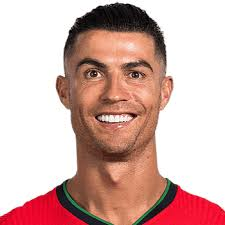
#> input picture model/test_images/cr7.jpg, 225 x 225 px
$ jupyter execute --allow-errors football_player_classifier_model.ipynb   (shell and % lines are left out)
#> lines starting #> are read from the running program, lines starting #| are printed output that depends on the picture
[cell 1]
import cv2
import matplotlib.pyplot as plt
import pandas as pd

[cell 2]
img=cv2.imread('./test_images/cr7.jpg')
#> img is the input picture: shape (225, 225, 3); mean B, G, R 171.8, 177.8, 212.6
img.shape
#> Out = (225, 225, 3)

[cell 3]
plt.imshow(img)

[cell 4]
gray=cv2.cvtColor(img, cv2.COLOR_BGR2GRAY)
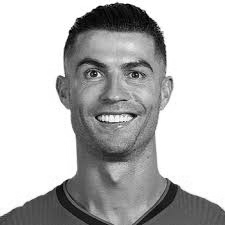
#> gray: shape (225, 225); min 0, max 255, mean 187.5
gray.shape
#> Out = (225, 225)

[cell 5]
gray

[cell 6]
plt.imshow(gray,cmap='gray')

[cell 7]
face_cascade=cv2.CascadeClassifier('./opencv/haarcascades/haarcascade_frontalface_default.xml')
eye_cascade=cv2.CascadeClassifier('./opencv/haarcascades/haarcascade_eye.xml')

faces=face_cascade.detectMultiScale(gray,1.3,5)
#> faces = [[61, 29, 111, 111]]
faces
#> Out = [[61, 29, 111, 111]]

[cell 8]
(x,y,w,h)=faces[0]
#> x = 61; y = 29; w = 111; h = 111
x,y,w,h
#> Out = (61, 29, 111, 111)

[cell 9]
face_img=cv2.rectangle(img,(x,y),(x+w,y+h),(255,0,0),2)
plt.imshow(face_img)

[cell 10]
cv2.destroyAllWindows()
for (x,y,w,h) in faces:
    face_img=cv2.rectangle(img,(x,y),(x+w,y+h),(255,0,0),2)
    roi_gray=gray[y:y+h,x:x+w]
    roi_color=face_img[y:y+h,x:x+w]
    eyes=eye_cascade.detectMultiScale(roi_gray)
    for (ex,ey,ew,eh) in eyes:
        cv2.rectangle(roi_color,(ex,ey),(ex+ew,ey+eh),(0,255,0),2)
#> this loop made 1 pass
#> (x, y, w, h, eyes) on pass 1: (61, 29, 111, 111, [[16, 29, 30, 30], [58, 31, 29, 29]])
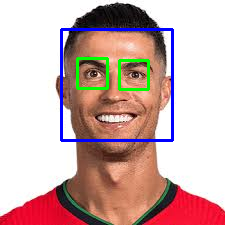
#> img: shape (225, 225, 3); mean B, G, R 172.7, 175, 204.9
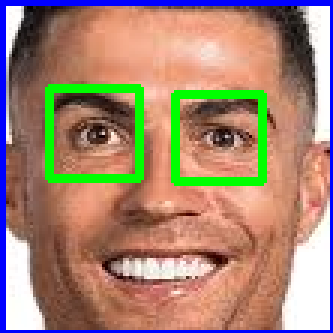
#> roi_color: shape (111, 111, 3) (shown 3 times larger); mean B, G, R 115.3, 133.9, 164.3

plt.figure()
plt.imshow(face_img,cmap='gray')
plt.show()

[cell 11]
plt.imshow(roi_color)

[cell 12]
def get_cropped_image_if_2_eyes(image_path):
#> called with image_path = './test_images/cr7.jpg'
    img=cv2.imread(image_path)
    if img is None:
        return None
    gray=cv2.cvtColor(img,cv2.COLOR_BGR2GRAY)
    faces=face_cascade.detectMultiScale(gray,1.3,5) #image,scaleFactor,minNeighbours
#> faces = [[61, 29, 111, 111]]
    for (x,y,w,h) in faces:
        roi_gray=gray[y:y+h,x:x+w]
        roi_color=img[y:y+h,x:x+w]
        eyes=eye_cascade.detectMultiScale(roi_gray)
        if len(eyes) >= 2:
            return roi_color
#> this loop made 1 pass
#> pass 1, in get_cropped_image_if_2_eyes, `roi_color=img[y:y+h,x:x+w]`:
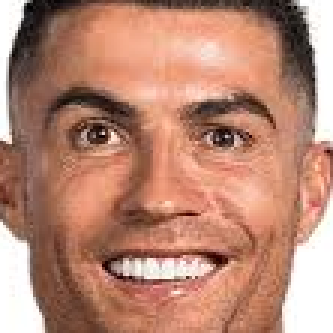
#> roi_color: shape (111, 111, 3) (shown 3 times larger); mean B, G, R 116, 135.5, 184.8
    return None

[cell 13]
org_img=cv2.imread('./test_images/cr7.jpg')
plt.imshow(org_img)

[cell 14]
cropped_img=get_cropped_image_if_2_eyes('./test_images/cr7.jpg')
plt.imshow(cropped_img)

[cell 15]
cropped_img2=get_cropped_image_if_2_eyes('./test_images/kaka.jpg')
#> call 2 of get_cropped_image_if_2_eyes, with image_path = './test_images/kaka.jpg'
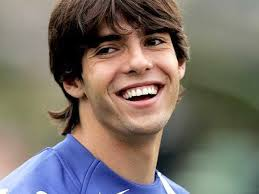
#> input picture model/test_images/kaka.jpg, 259 x 194 px
#> in get_cropped_image_if_2_eyes, img is the input picture: shape (194, 259, 3); mean B, G, R 105.2, 113.4, 122
#> in get_cropped_image_if_2_eyes (call 2), `gray=cv2.cvtColor(img,cv2.COLOR_BGR2GRAY)`:
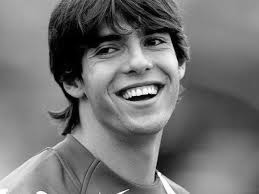
#> gray: shape (194, 259); min 0, max 255, mean 115
#> in get_cropped_image_if_2_eyes (call 2), `faces=face_cascade.detectMultiScale(gray,1.3,5)`: faces = ()
cropped_img2

[cell 16]
path_to_data="./dataset/"
path_to_cr_data = "./dataset/cropped/"

[cell 17]
import os
img_dirs=[]
for entry in os.scandir(path_to_data):
    if entry.is_dir():
        img_dirs.append(entry.path)
#> pass 2 of the loop `for entry in os.scandir(path_to_data):`:
img_dirs

[cell 18]
import shutil
if os.path.exists(path_to_cr_data):
    shutil.rmtree(path_to_cr_data)
os.mkdir(path_to_cr_data)

[cell 19]
cropped_img_dirs=[]
player_file_names = {}

for img_dir in img_dirs:
    count = 1
    player_name=img_dir.split('/')[-1]
    player_file_names[player_name]=[]

    for entry in os.scandir(img_dir):
        roi_color=get_cropped_image_if_2_eyes(entry.path)
#> call 3 of get_cropped_image_if_2_eyes, with image_path = './dataset/andres_iniesta/2Q== (2).jpg'
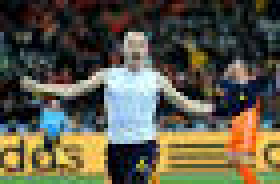
#> input picture model/dataset/andres_iniesta/2Q== (2).jpg, 70 x 46 px (shown 4 times larger)
#> in get_cropped_image_if_2_eyes, img is the input picture: shape (46, 70, 3); mean B, G, R 73.4, 90, 93.4
#> in get_cropped_image_if_2_eyes (call 3), `gray=cv2.cvtColor(img,cv2.COLOR_BGR2GRAY)`:
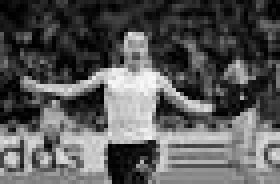
#> gray: shape (46, 70) (shown 4 times larger); min 0, max 248, mean 89.1

        # if roi_color is None:
        #     print("skipping..",entry.path)
        if roi_color is not None:
            cropped_folder=path_to_cr_data+player_name

            if not os.path.exists(cropped_folder):
                os.makedirs(cropped_folder)
                cropped_img_dirs.append(cropped_folder)
                print("Generating cropped images in folder: ",cropped_folder)
            cropped_file_name=player_name + str(count) + ".png"
            cropped_file_path = cropped_folder + "/" + cropped_file_name

            cv2.imwrite(cropped_file_path,roi_color)
            player_file_names[player_name].append(cropped_file_path)
            count+=1
#> pass 2 of the loop `for img_dir in img_dirs:`:
#> count = 1
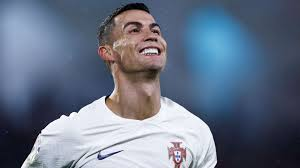
#> input picture model/dataset/cristiano_ronaldo/Cristiano Ronaldo tells cameraman ....jpg, 300 x 168 px
#> in get_cropped_image_if_2_eyes, img is the input picture: shape (168, 300, 3); mean B, G, R 134.3, 115.2, 104
#> in get_cropped_image_if_2_eyes (call 5), `gray=cv2.cvtColor(img,cv2.COLOR_BGR2GRAY)`:
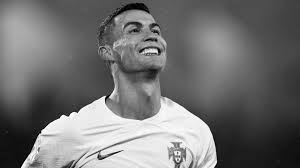
#> gray: shape (168, 300); min 0, max 255, mean 114

wavelet transformation allows to extract important features from an image

[cell 20]
import numpy as np
import pywt
import cv2

def w2d(img,mode='haar',level=1):
#> called with mode = 'db1', level = 5
    imArray=img
    #datatype conversions
    #convert to grayscale
    imArray=cv2.cvtColor(imArray,cv2.COLOR_RGB2GRAY)
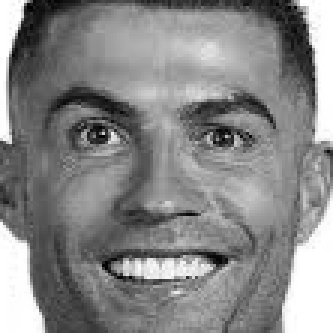
#> imArray: shape (111, 111) (shown 3 times larger); min 0, max 255, mean 135.3
    #convert to float
    imArray=np.float32(imArray)
    imArray/=255;
    #compute coefficients
    coeffs=pywt.wavedec2(imArray,mode,level=level)

    #process Coeffs
    coeffs_H=list(coeffs)
    coeffs_H[0] *= 0;

    #resconstruction
    imArray_H=pywt.waverec2(coeffs_H,mode);
    imArray_H *= 255;
    imArray_H = np.uint8(imArray_H)
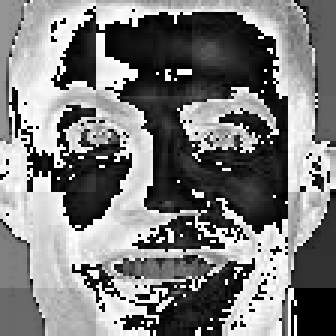
#> imArray_H: shape (112, 112) (shown 3 times larger); min 0, max 255, mean 123.4
    return imArray_H

[cell 21]
im_har=w2d(cropped_img,'db1',5)
plt.imshow(im_har,cmap='gray')

[cell 22]
player_file_names

[cell 23]
class_dict={}
count=0
for player_name in player_file_names.keys():
    class_dict[player_name]=count
    count+=1
class_dict

[cell 24]
X=[]
y=[]

for player_name,training_files in player_file_names.items():
    for training_image in training_files:
        img=cv2.imread(training_image)
        if img is None:
            continue
        scaled_raw=cv2.resize(img,(32,32))
        img_har=w2d(img,'db1',5)
        scaled_img_har=cv2.resize(img_har,(32,32))
        combined_img=np.vstack((scaled_raw.reshape(32*32*3,1),scaled_img_har.reshape(32*32,1)))
        X.append(combined_img)
        y.append(class_dict[player_name])
#> pass 2 of the loop `for player_name,training_files in player_file_names.items():`:
